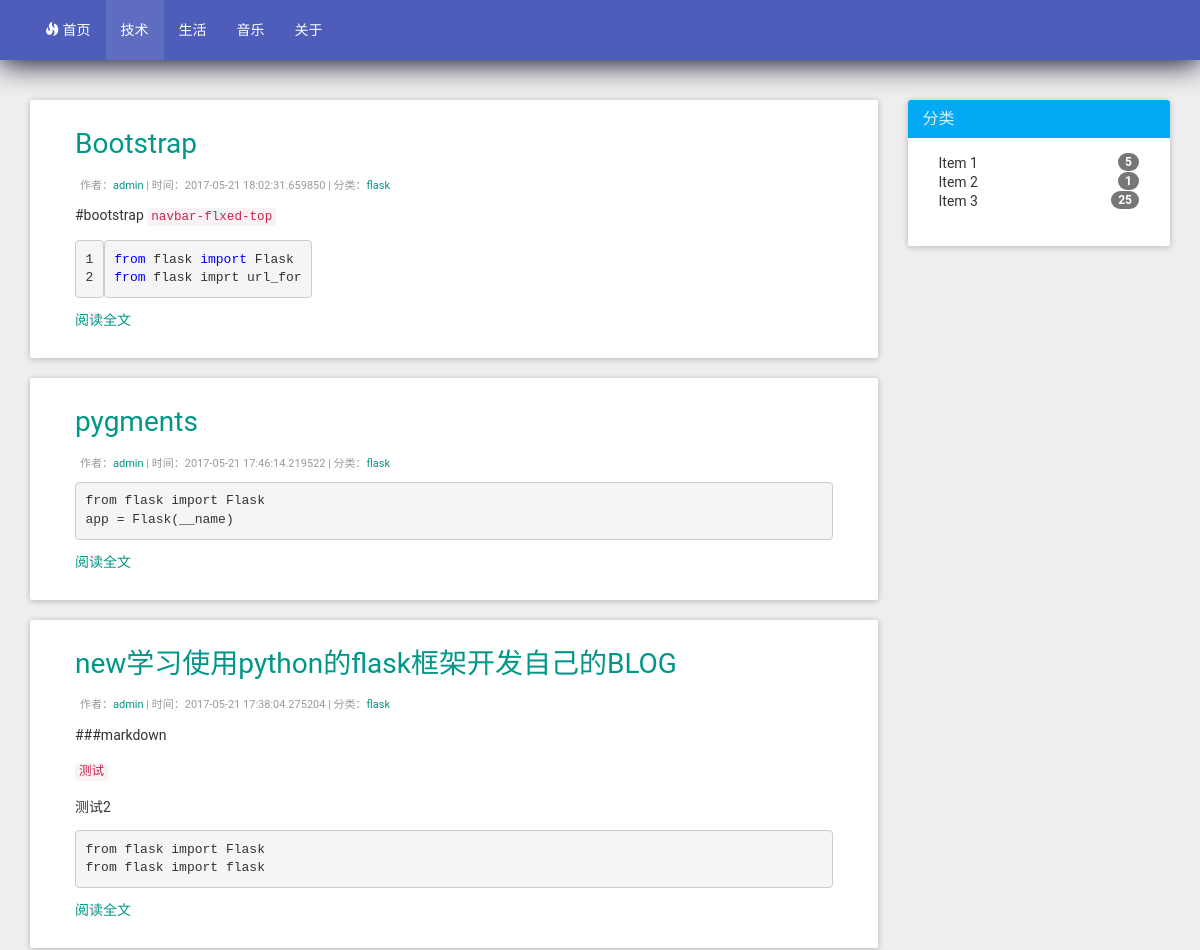
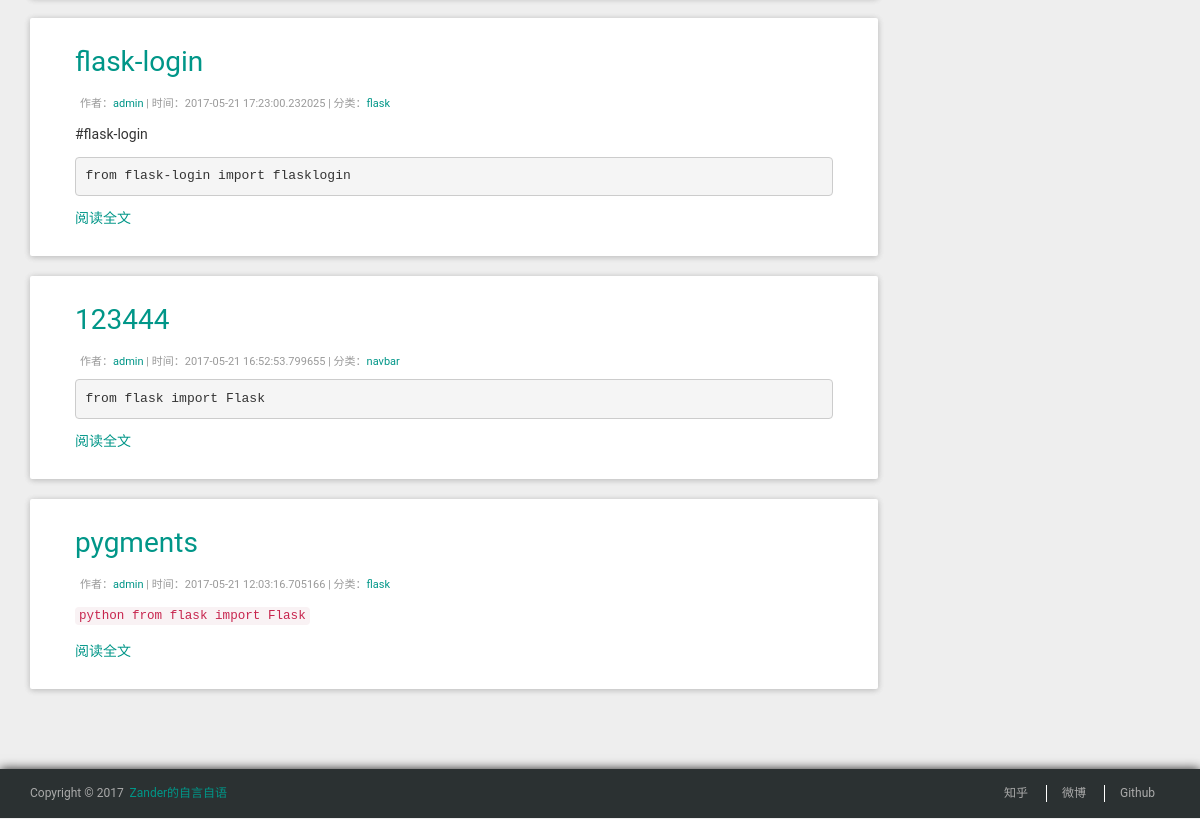
Before: / with the older database file (2 pictures, top to bottom).
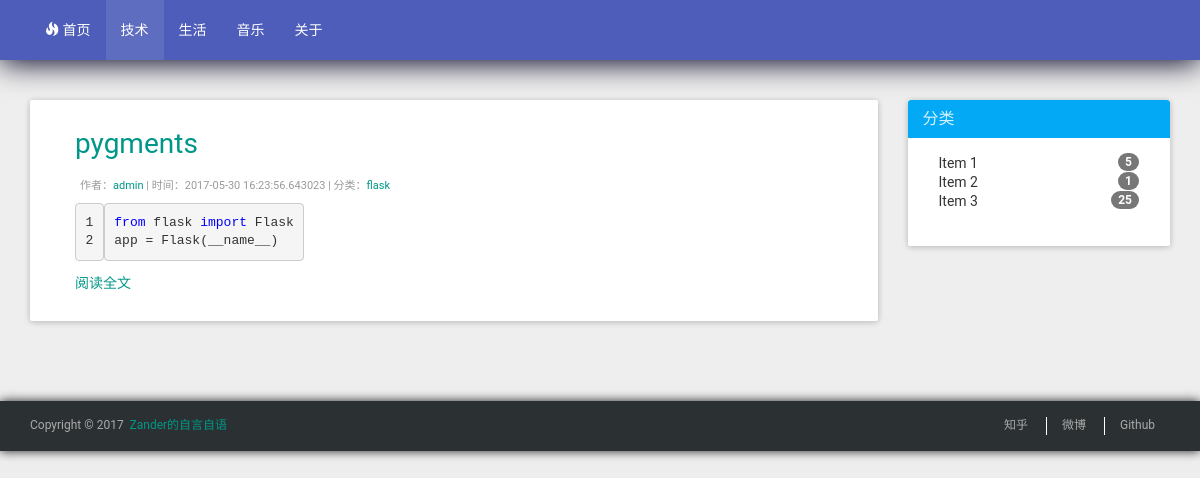
After: the same page with the newer database file.
### app/models.py (models this page shows, shortened)
class Post(db.Model):
    __tablename__ = 'post'
    id = db.Column(db.Integer, primary_key=True)
    title = db.Column(db.String(32), unique=True)
    body = db.Column(db.Text)
    body_html = db.Column(db.Text)
    timestamp = db.Column(db.DateTime, index=True, default=datetime.utcnow)
    author_id = db.Column(db.Integer, db.ForeignKey('user.id'))
    category_id = db.Column(db.Integer, db.ForeignKey('category.id'))
    visibled = db.Column(db.Boolean, default=False)

class User(db.Model, UserMixin):
    __tablename__ = 'user'
    id = db.Column(db.Integer, primary_key=True)
    posts = db.relationship('Post', backref='author', lazy='dynamic')
    userName = db.Column(db.String(32))
    email = db.Column(db.String(64), unique=True, index=True)
    password_hash = db.Column(db.String(128))
    @property
    def password(self):
        raise AttributeError(u'该属性只读')

class Category(db.Model):
    __tablename__ = 'category'
    id = db.Column(db.Integer, primary_key=True)
    type = db.relationship('Post', backref='posttype', lazy='dynamic')
    menuid = db.Column(db.Integer, db.ForeignKey('menus.id'))
    categoryName = db.Column(db.String(32), unique=True, index=True)
    orderNo = db.Column(db.Integer)
    visibled = db.Column(db.Boolean, default=False)

### app/main/views.py (the view)
@main.route('/')
@main.route('/<int:page>/')
def index(page=1):
    posts = Post.query.order_by(Post.timestamp.desc()).paginate(page, per_page=10,
                                                              error_out=False)
    return render_template('main/index.html', posts=posts)

### app/templates/main/index.html
{% extends 'main/main-base.html' %}
{% import 'admin/_macro.html' as helpers %}
{% block content %}
    <div class="row">
        <div class="col-md-9">
            {% for post in posts.items %}
                <div class="panel panel-default">
                    <div class="panel-body">
                        <h3 class="post-title"><a href="#">{{ post.title }}</a></h3>
                        <div class="post-meta">
                            <span>作者：<a href="#">{{ post.author.userName }}</a> | </span>
                            <span>时间：{{ post.timestamp }} | </span>
                            <span>分类：<a href="#">{{ post.posttype.categoryName }}</a></span>
                        </div>
                        <div class="post-content">
                            {% if post.body_html %}
                                {{ post.body_html|safe }}
                            {% else %}
                                {{ post.body }}
                            {% endif %}
                            <p class="more">
                                <a href="">阅读全文</a>
                            </p>
                        </div>
                    </div>
                </div>
            {% endfor %}
        </div>
        <div class="col-md-3">
            <div class="panel panel-info">
                <div class="panel-heading">
                    <h3 class="panel-title">分类</h3>
                </div>
                <div class="panel-body">
                    <ul class="list-group">
                        <li class="list-group-item">
                            <span class="badge">5</span>
                            Item 1
                        </li>
                        <li class="list-group-item">
                            <span class="badge">1</span>
                            Item 2
                        </li>
                        <li class="list-group-item">
                            <span class="badge">25</span>
                            Item 3
                        </li>
                    </ul>
                </div>
            </div>
        </div>
    </div>
{% endblock %}

### app/templates/main/main-base.html (shortened to what this page needs)
<!DOCTYPE html>
<html lang="zh">
<head>
    <link href="{{ url_for('static',filename='bootstrap/css/bootstrap.css') }}" rel="stylesheet">
    <link rel="stylesheet" href="{{ url_for('static',filename='dist/css/bootstrap-material-design.css') }}">
    <link rel="stylesheet" href="{{ url_for('static',filename='dist/css/ripples.min.css') }}">
    <link rel="stylesheet" href="{{ url_for('static',filename='main/main.css') }}">
    <link rel="stylesheet" href="{{ url_for('static',filename='main/github.css') }}">
</head>
<body>
<header>
    <div class="navbar navbar-fixed-top navbar-inverse"
         style="box-shadow:0px 3px 30px #002;-moz-box-shadow:0px 3px 30px #002;-webkit-box-shadow:0px 3px 30px #002;">
        <div class="container">
            <div class="navbar-collapse collapse navbar-responsive-collapse">
                <ul class="nav navbar-nav">
                    <li><a href="https://xlzd.me/"><span class="glyphicon glyphicon-fire" aria-hidden="true"></span>
                        首页</a></li>
                    <li class="active"><a href="https://xlzd.me/category/tech/" title="技术">技术</a></li>
                    <li><a href="https://xlzd.me/category/isay/" title="杂谈">生活</a></li>
                    <li><a href="https://xlzd.me/music" title="音乐">音乐</a></li>
                    <li><a href="https://xlzd.me/about" title="关于">关于</a></li>
                </ul>
            </div>
        </div>
    </div>
</header>
<div class="container" id="main">
    {% block content %}
    {% endblock %}
</div>
<footer>
    <div class="footer-bottom">
        <div class="container">
            <div class="pull-left copyright">Copyright © 2017&nbsp;&nbsp;<a href="/">Zander的自言自语</a></div>
            <ul class="footer-nav pull-right">
                <li><a href=# target="_blank" class="icon-zhihu" title="知乎">知乎</a></li>
                <li><a href="#" target="_blank" class="icon-weibo" title="微博">微博</a></li>
                <li><a href="#" target="_blank" class="icon-github" title="Github">Github</a></li>
            </ul>
        </div>
    </div>
</footer>
</body>
</html>

### app/static/main/main.css (style rules this page uses)
.h1, .h2, .h3, .h4, .lead, body, h1, h2, h3, h4 { font-family: RobotoDraft, Roboto, "Helvetica Neue", Helvetica, "Segoe UI", "Microsoft YaHei", arial, sans-serif; font-weight: 400 }
p { line-height: 25px }
body > .container { margin-top: 20px; margin-bottom: 60px }
footer { margin: 0; bottom: 0; left: 0; right: 0; z-index: 5; height: 50px; box-shadow: 0 0 10px #202020 }
#main { padding-top: 80px }
.navbar.navbar-inverse { border: 0; box-shadow: 0 0 10px #000; background-color: rgba(63, 81, 181, .92) }
.post-meta { color: #999; font-size: 11px; margin: 10px 5px }
.post-title { font-size: 28px; line-height: 1.7em; margin-top: 5px }
.post-content, .post-meta, .post-title { padding: 0 30px }
.post-title a { text-decoration: none }
.post-content { overflow: auto }
footer .footer-bottom { background: rgba(27, 33, 34, .92) }
footer .footer-bottom { color: #aaa; padding: 10px 0 0; font-size: 12px }
div.copyright, ul.footer-nav { padding: 6px 0 }
.pull-left { float: left !important }
.pull-right { float: right !important }
footer .footer-bottom ul.footer-nav li:first-child { border-left: 0 }
footer .footer-bottom ul.footer-nav li { list-style: none; display: inline-block; padding: 0 15px; border-left: 1px solid #fff }
footer .footer-bottom ul.footer-nav li a { color: #aaa; -webkit-transition: all .2s ease; -moz-transition: all .2s ease; -o-transition: all .2s ease; transition: all .2s ease }
body { overflow-x: hidden }

### app/static/main/github.css (style rules this page uses)
.highlight { background: #ffffff; }
.highlight .kn { color: #0000ff }

### app/templates/main/main-base.html (style rules this page uses)
#main { padding-top: 80px; }

Changed rows visible on the page:
removed Post: title "Bootstrap", author.userName "admin", timestamp "2017-05-21 18:02:31.659850", posttype.categoryName "flask", body_html "#bootstrap navbar-flxed-top 1 2 from flask import Flask from flask imprt url_for"
removed Post: title "pygments", author.userName "admin", timestamp "2017-05-21 17:46:14.219522", posttype.categoryName "flask", body_html "from flask import Flask app = Flask(__name)"
removed Post: title "new学习使用python的flask框架开发自己的BLOG", author.userName "admin", timestamp "2017-05-21 17:38:04.275204", posttype.categoryName "flask", body_html "###markdown 测试 测试2 from flask import Flask from flask import flask"
removed Post: title "flask-login", author.userName "admin", timestamp "2017-05-21 17:23:00.232025", posttype.categoryName "flask", body_html "#flask-login from flask-login import flasklogin"
removed Post: title "123444", author.userName "admin", timestamp "2017-05-21 16:52:53.799655", posttype.categoryName "navbar", body_html "from flask import Flask"
changed Post "pygments": timestamp "2017-05-21 12:03:16.705166" → "2017-05-30 16:23:56.643023"; body_html "python from flask import Flask" → "1 2 from flask import Flask app = Flask ( __name__ )"
